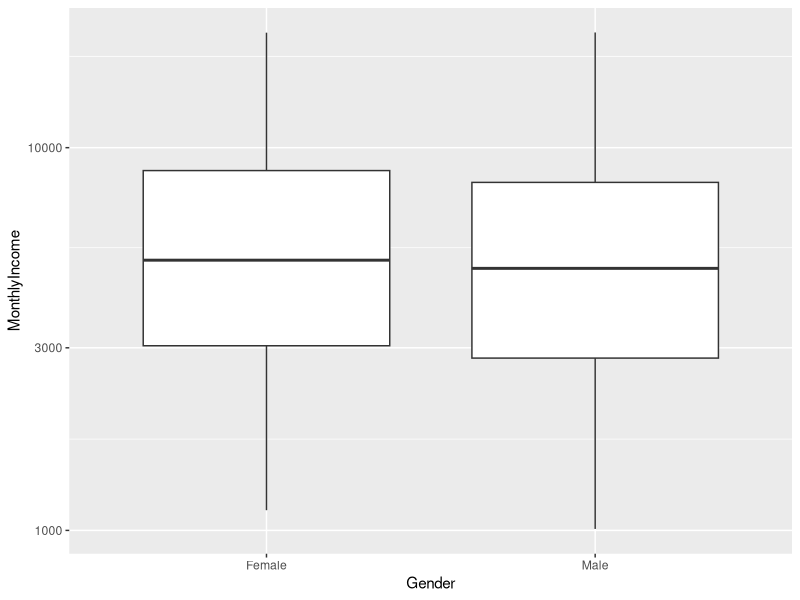
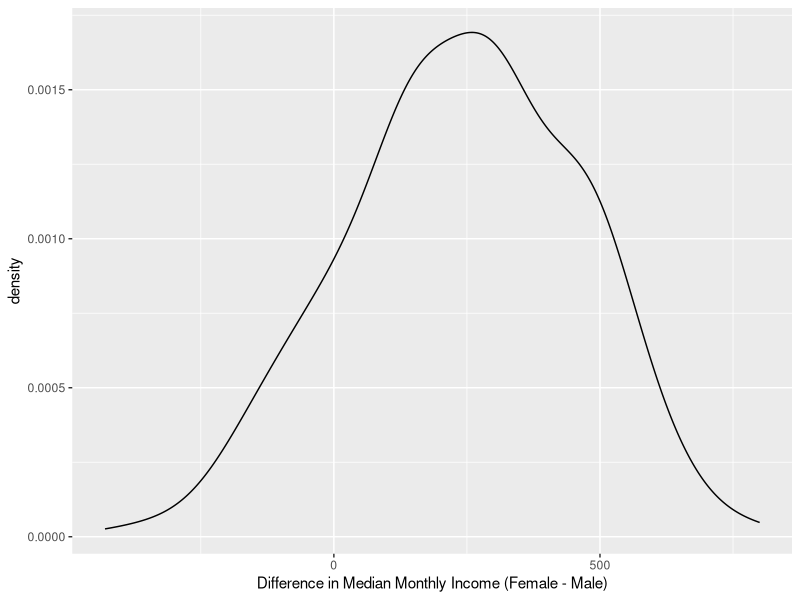

Here is the R script that generated these plots, in order: (Note: this script raises an error after producing the figures.)
# Title     : Bootstrap Resampling
# Objective : TODO
# Created by: Owner
# Created on: 2020/06/09
# URL       : https://rsample.tidymodels.org/articles/Working_with_rsets.html



# ＜ポイント＞
# - ブートストラップはリサンプリングを行うことで統計的推論(信頼区間など)を行う
#
#


library(tidyverse)
library(rsample)


# データロード
data("attrition", package = "modeldata")


# データ概要
attrition %>% as_tibble()
attrition %>% glimpse()
attrition %>% names()



#%% 問題提起 -----------------------------------------------

# プロット作成
# --- Male/Femaleで収入に差はあるのだろうか？
attrition %>%
  ggplot(aes(x = Gender, y = MonthlyIncome)) +
    geom_boxplot() +
    scale_y_log10()



#%% ブートストラップ -----------------------------------------------

# ブートストラップ・リサンプリング
set.seed(353)
bt_resamples <- attrition %>% bootstraps(times = 500)
bt_resamples %>% print()


# 1つのサンプリングの確認
bt_resamples$splits[[1]]
bt_resamples$splits[[1]] %>% training() %>% dim()
bt_resamples$splits[[1]] %>% testing() %>% dim()





#%% 統計的分析 -----------------------------------------------


# 関数定義
# --- Male/Femaleの収入の中央値の差
median_diff <- function(splits) {
  x <- analysis(splits)
  median(x$MonthlyIncome[x$Gender == "Female"]) -
      median(x$MonthlyIncome[x$Gender == "Male"])
}


# サンプリングごとに関数適用
bt_resamples$wage_diff <-
  bt_resamples$splits %>%
    map_dbl(median_diff)


# 確認
bt_resamples %>% print()


# プロット
bt_resamples %>%
  ggplot(aes(x = wage_diff)) +
    geom_line(stat = "density", adjust = 1.25) +
    xlab("Difference in Median Monthly Income (Female - Male)")


# 分位点
bt_resamples$wage_diff %>% quantile(probs = c(0.025, 0.975))
#>  2.5% 97.5%
#>  -189   615


# モデル構築
# --- 一般化線形モデルの回帰係数を取得
glm_coefs <- function(splits, ...) {
  ## use `analysis` or `as.data.frame` to get the analysis data
  mod <- glm(..., data = analysis(splits), family = binomial)
  as.data.frame(t(coef(mod)))
}


# モデル適用
bt_resamples$betas <- map(.x = bt_resamples$splits,
                          .f = glm_coefs,
                          mod_form)

# 確認
bt_resamples %>% print()
bt_resamples$betas[[1]]
